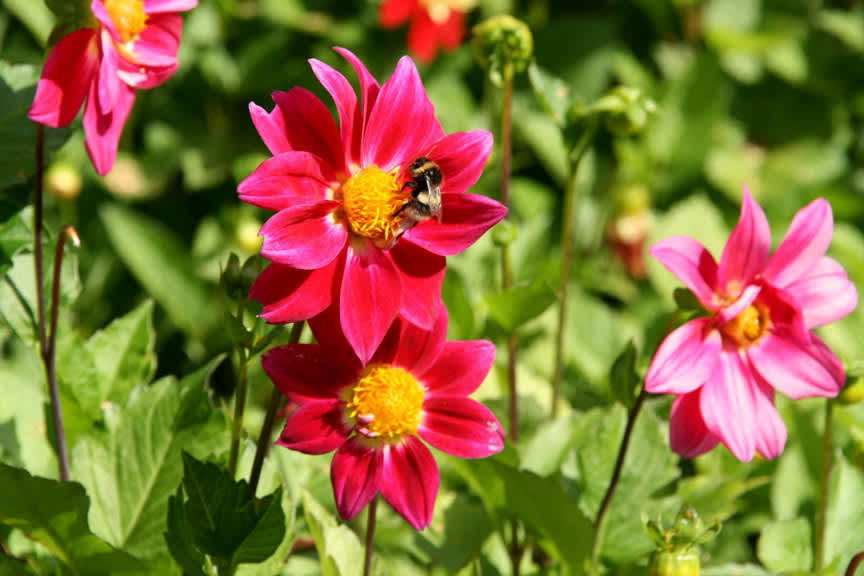
#> input picture images/4.jpg, 864 x 576 px
$ jupyter execute color_detection.ipynb
#> lines starting #> are read from the running program, lines starting #| are printed output that depends on the picture; after the words box and inside, x2 and y2 are one past the last pixel; in counts of white or black regions, pixels touching at a corner belong together
[cell 1]
#pip install opencv-python

[cell 2]
from sklearn.cluster import KMeans
import matplotlib.pyplot as plt
import cv2
from collections import Counter
from sklearn.neighbors import KNeighborsClassifier

[cell 3]
def RGB2HEX(color):
    return "#{:02x}{:02x}{:02x}".format(int(color[0]), int(color[1]), int(color[2]))

[cell 4]
def get_image(image_path):
    image = cv2.imread(image_path)
    image = cv2.cvtColor(image, cv2.COLOR_BGR2RGB)
    return image

[cell 5]
samples=[[0,0,0],[255,255,255],[255,250,250],[240,255,255],[255,255,240],[240,255,240],[248,248,255],[255,250,240],
        [0,0,255],[0,0,205],[0,0,139],[0,0,128],[0,191,255],[0,128,0],[0,100,0],[34,139,34],[124,252,0],[50,205,50],
        [255,0,0],[128,0,0],[139,0,0],[165,42,42],[220,20,60],[255,69,0],[255,140,0],[255,165,0],[255,255,0],
        [255,215,0],[75,0,130],[128,0,128],[148,0,211],[238,130,238],[147,112,219],[255,20,147],[255,192,203],
        [255,182,193],[139,69,19],[160,82,45],[78,34,34],[154,205,50],[85,107,47],[107,142,35],[124,252,0],
        [127,255,0],[173,255,47],[0,100,0],[0,128,0],[34,139,34],[0,255,0],[50,205,50],[240,128,128],[233,150,122],
        [250,128,114],[255,160,122],[255,140,0],[255,165,0],[255,69,0],[218,165,32]]

y = ["black","White","White","White","White","White","White","White","blue","blue","blue","blue","blue","green",
     "green","green","green","green","red","red","red","red","red","orange","orange","orange","yellow","yellow",
     "indigo","Purple","violet","violet","purple","pink","pink","pink","brown","brown","brown","green","green",
     "green","green","green","green","green","green","green","green","green","pink","pink","pink","pink" "orange",
     "orange","orange","orange","orange"]

neigh = KNeighborsClassifier(n_neighbors=3)
neigh.fit(samples,y)
def get_name(code):
    return(neigh.predict(code))

[cell 6]
def get_colors(image, number_of_colors, show_chart):

    modified_image = cv2.resize(image, (600, 400), interpolation = cv2.INTER_AREA)
    modified_image = image.reshape(image.shape[0]*image.shape[1], 3)

    clf = KMeans(n_clusters = number_of_colors)
    labels = clf.fit_predict(modified_image)

    counts = Counter(labels)
    counts = dict(sorted(counts.items()))

    center_colors = clf.cluster_centers_
    ordered_colors = [center_colors[i] for i in counts.keys()]
    hex_colors = [RGB2HEX(ordered_colors[i]) for i in counts.keys()]
    rgb_colors = [ordered_colors[i] for i in counts.keys()]

    if (show_chart):
        plt.figure(figsize = (8, 6))
        plt.pie(counts.values(), labels = get_name(rgb_colors), colors = hex_colors)

    return ordered_colors

[cell 7]
def plot_detected(image):
    img = cv2.imread(image)
    img = cv2.resize(img, (600, 400), interpolation = cv2.INTER_AREA)
    gray = cv2.cvtColor(img, cv2.COLOR_BGR2GRAY)

    threshold = cv2.threshold(gray, 127, 255, cv2.THRESH_BINARY)[1]

    contours= cv2.findContours(threshold, cv2.RETR_TREE, cv2.CHAIN_APPROX_SIMPLE)[0]

    i = 0
    font = cv2.FONT_HERSHEY_SIMPLEX
    for contour in contours:

        if i == 0:
            i = 1
            continue

        x,y,w,h = cv2.boundingRect(contour)
        if(w>20 and h>20):
            crop=img[y:y+h,x:x+w]
            clr=get_colors(crop,1,False)
            cv2.rectangle(img, (x, y), (x+w, y+h), (clr[0]), 2)
            cv2.putText(img, get_name(clr)[0], (x, y), font, 0.5,(0,0,0),1,cv2.LINE_AA)
    img = cv2.cvtColor(img, cv2.COLOR_BGR2RGB)
    plt.imshow(img)

[cell 8]
image = cv2.imread('./images/4.jpg')
#> image is the input picture: shape (576, 864, 3); mean B, G, R 55.5, 110.7, 134.6
image = cv2.cvtColor(image, cv2.COLOR_BGR2RGB)
plt.imshow(image)

[cell 9]
#pie chart
get_colors(get_image('./images/4.jpg'), 7, True)
#> in get_colors, `counts = Counter(labels)`: counts = {0: 149138, 3: 123064, 2: 92751, 5: 32234, 1: 48755, 6: 10335, 4: 41387}
#> in get_colors, `counts = dict(sorted(counts.items()))`: counts = {0: 149138, 1: 48755, 2: 92751, 3: 123064, 4: 41387, 5: 32234, 6: 10335}
#> in get_colors, `ordered_colors = [center_colors[i] for i in counts.keys()]`: ordered_colors = [[45.87, 65.74, 6.03], [242.8, 49.73, 98.89], [179.8, 197.8, 103.5], [114.8, 138.7, 37.05], [169.1, 15.41, 22.23], [250.7, 157.8, 206.3], [240.7, 168.6, 23.63]]
#> in get_colors, `hex_colors = [RGB2HEX(ordered_colors[i]) for i in counts.keys()]`: hex_colors = ['#2d4106', '#f23162', '#b3c567', '#728a25', '#a90f16', '#fa9dce', '#f0a817']
#> in get_colors, `rgb_colors = [ordered_colors[i] for i in counts.keys()]`: rgb_colors has the same summary as ordered_colors
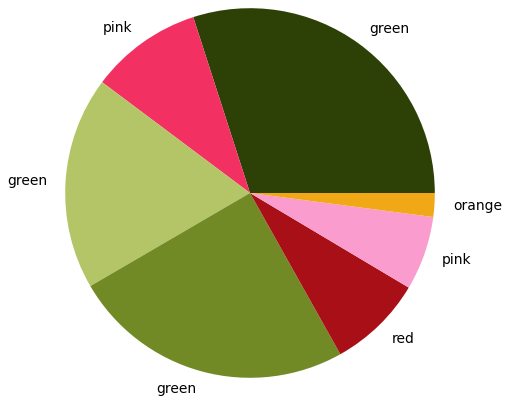
#> figure drawn by matplotlib, 1 panel

[cell 10]
#image
plot_detected('./images/4.jpg')
#> in plot_detected, `gray = cv2.cvtColor(img, cv2.COLOR_BGR2GRAY)`:
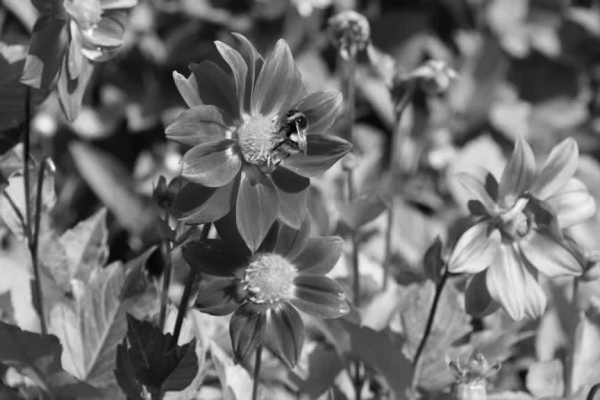
#> gray: shape (400, 600); min 1, max 250, mean 111.5
#> in plot_detected, `threshold = cv2.threshold(gray, 127, 255, cv2.THRESH_BINARY)[1]`:
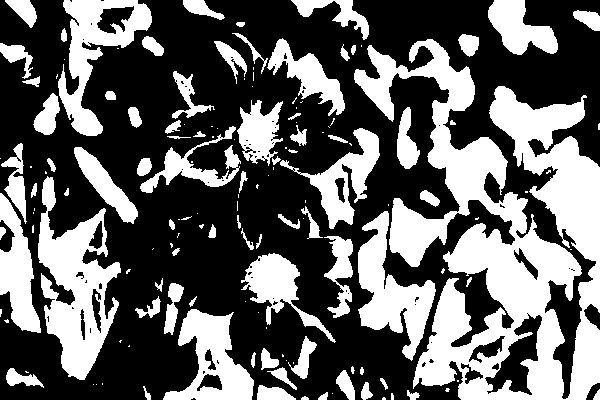
#> threshold: shape (400, 600); 38.6% white; 149 white regions (70 under 20 px)
#> in plot_detected, `contours= cv2.findContours(threshold, cv2.RETR_TREE, cv2.CHAIN_APPROX_..`: contours = 227 contours, 142 with area under 20; largest, box (x1, y1, x2, y2) and area: (354, 39, 600, 400) 39491, (38, 176, 121, 380) 8230, (58, 0, 152, 136) 5088, (358, 211, 436, 361) 4653, (163, 309, 254, 400) 4219
#> the loop in plot_detected, `for contour in contours: ` made 227 passes
#> (x, y, w, h, counts in get_colors, hex_colors in get_colors, clr) on passes 21, 30, 34, 42, 48, 59: (267, 367, 30, 23, {0: 690}, ['#2a8a71'], [[42.97, 138.9, 113.1]]), (288, 336, 29, 43, {0: 1247}, ['#3a689a'], [[58.82, 104.3, 154.3]]), (163, 309, 91, 91, {0: 8281}, ['#40828b'], [[64.78, 130.1, 139.1]]), (135, 296, 26, 22, {0: 572}, ['#20916e'], [[32.14, 145.5, 110.4]]), (241, 253, 95, 90, {0: 8550}, ['#2d50cd'], [[45.76, 80.46, 205.3]]), (324, 236, 29, 82, {0: 2378}, ['#5c68ce'], [[92.6, 104.2, 206.2]])
#> (x, y, w, h, clr) on passes 78, 82, 87, 93, 117, 119: (358, 211, 78, 150, [[61.56, 155.7, 132.3]]), (301, 206, 22, 33, [[55.78, 104.9, 175.8]]), (0, 193, 41, 140, [[85.06, 160.7, 141]]), (38, 176, 83, 204, [[49.05, 143.3, 115.3]]), (74, 147, 64, 77, [[35.49, 111.2, 83.03]]), (1, 143, 26, 81, [[78.27, 146.9, 122.2]])
#> after the loop in plot_detected, `for contour in contours:`:
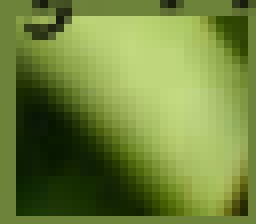
#> crop: shape (28, 32, 3) (shown 8 times larger); mean B, G, R 59.8, 132.9, 112
#> after the loop in plot_detected, `for contour in contours:`:
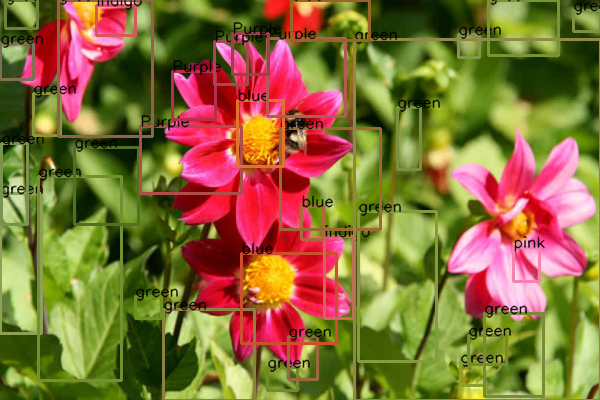
#> img: shape (400, 600, 3); mean B, G, R 56.4, 111, 134.8
#> after the loop in plot_detected, `for contour in contours:`: i = 1

$ run again, with images/1.jpg copied over images/4.jpg
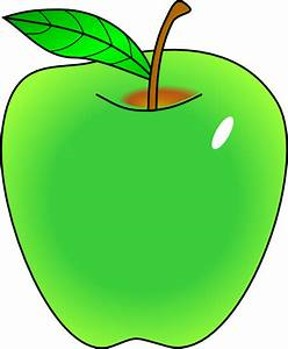
#> input picture images/1.jpg, 288 x 349 px
#> image is the input picture: shape (349, 288, 3); mean B, G, R 104.6, 215.9, 122.9
#> in get_colors, `counts = Counter(labels)`: counts = {1: 25187, 4: 2536, 3: 3523, 2: 10160, 0: 36483, 5: 3185, 6: 19438}
#> in get_colors, `counts = dict(sorted(counts.items()))`: counts = {0: 36483, 1: 25187, 2: 10160, 3: 3523, 4: 2536, 5: 3185, 6: 19438}
#> ordered_colors = [[61.76, 204.2, 58.88], [251, 251.5, 250.4], [136.7, 237.5, 69.63], [16.97, 54.3, 8.58], [139.4, 118.4, 51.36], [11.97, 207.5, 12.9], [99.23, 223.9, 59.15]]
#> hex_colors = ['#3dcc3a', '#fafbfa', '#88ed45', '#103608', '#8b7633', '#0bcf0c', '#63df3b']
#> rgb_colors has the same summary as ordered_colors
#> in plot_detected, `threshold = cv2.threshold(gray, 127, 255, cv2.THRESH_BINARY)[1]`:
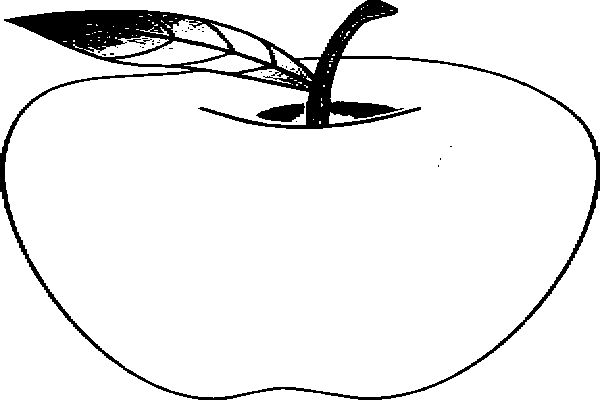
#> threshold: shape (400, 600); 92.6% white; 34 black regions (31 under 20 px)
#> contours = 133 contours, 117 with area under 20; largest, box (x1, y1, x2, y2) and area: (5, 59, 596, 398) 156278, (342, 0, 600, 152) 17841, (0, 0, 367, 153) 13962, (382, 191, 600, 400) 13236, (0, 192, 198, 400) 12492
#> the loop in plot_detected, `for contour in contours: ` made 133 passes
#> (x, y, w, h, counts in get_colors, hex_colors in get_colors, clr) on passes 2, 3, 27, 32, 39, 49: (0, 192, 198, 208, {0: 41184}, ['#76dd85'], [[118.4, 222, 133.8]]), (382, 191, 218, 209, {0: 45562}, ['#74dd82'], [[116.2, 221.3, 130.5]]), (5, 59, 591, 339, {0: 200349}, ['#5ad66f'], [[90.29, 214.7, 111.4]]), (255, 102, 51, 21, {0: 1071}, ['#248592'], [[36.21, 133.7, 146.3]]), (271, 47, 35, 29, {0: 1015}, ['#4cb94e'], [[76.93, 185.8, 78.36]]), (116, 41, 109, 24, {0: 2616}, ['#1ad01c'], [[26.87, 208.7, 28.61]])
#> after the loop in plot_detected, `for contour in contours:`:
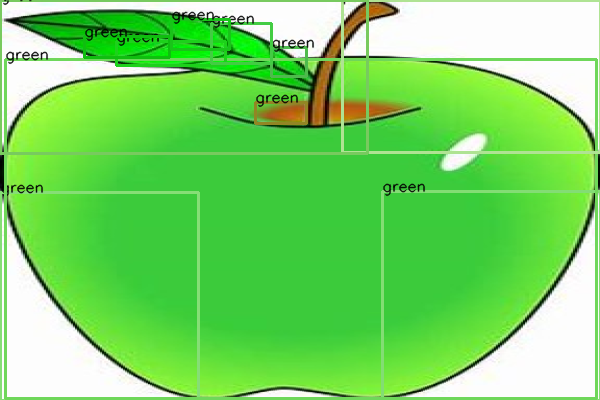
#> img: shape (400, 600, 3); mean B, G, R 101.3, 214.7, 120.1
#> after the loop in plot_detected, `for contour in contours:`: i = 1

$ run again, with images/3.jpg copied over images/4.jpg
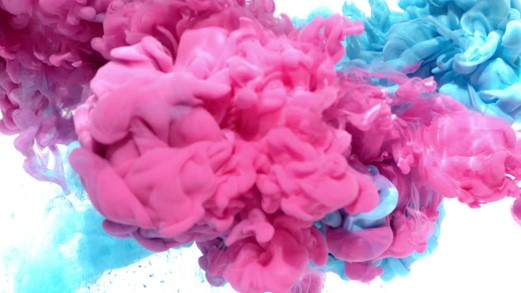
#> input picture images/3.jpg, 521 x 293 px
#> image is the input picture: shape (293, 521, 3); mean B, G, R 185.5, 131.8, 197.6
#> in get_colors, `counts = Counter(labels)`: counts = {5: 14974, 0: 24978, 2: 42584, 4: 21966, 1: 24402, 6: 15311, 3: 8438}
#> in get_colors, `counts = dict(sorted(counts.items()))`: counts = {0: 24978, 1: 24402, 2: 42584, 3: 8438, 4: 21966, 5: 14974, 6: 15311}
#> ordered_colors = [[187.4, 65.01, 135.2], [244.6, 251.7, 253.6], [229, 99.71, 172.9], [60.22, 147.5, 195.4], [237.8, 144.4, 213.9], [138, 24.09, 87.98], [128.8, 217.8, 243.2]]
#> hex_colors = ['#bb4187', '#f4fbfd', '#e463ac', '#3c93c3', '#ed90d5', '#8a1857', '#80d9f3']
#> rgb_colors has the same summary as ordered_colors
#> in plot_detected, `threshold = cv2.threshold(gray, 127, 255, cv2.THRESH_BINARY)[1]`:
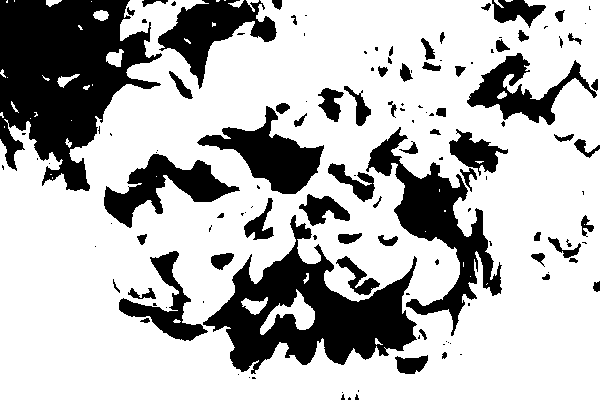
#> threshold: shape (400, 600); 71.7% white; 133 black regions (69 under 20 px)
#> contours = 182 contours, 106 with area under 20; largest, box (x1, y1, x2, y2) and area: (0, 0, 600, 400) 213822, (202, 214, 418, 375) 15540, (365, 126, 503, 337) 8098, (196, 105, 325, 195) 4522, (103, 153, 241, 229) 4034
#> the loop in plot_detected, `for contour in contours: ` made 182 passes
#> (x, y, w, h, counts in get_colors, hex_colors in get_colors, clr) on passes 29, 35, 57, 60: (0, 0, 600, 400, {0: 240000}, ['#b983c5'], [[185.4, 131.8, 197.6]]), (394, 354, 35, 21, {0: 735}, ['#a15cb3'], [[161.6, 92.64, 179.4]]), (335, 255, 46, 41, {0: 1886}, ['#9d56df'], [[157.3, 86.08, 223.7]]), (118, 250, 91, 92, {0: 8372}, ['#a465bb'], [[164.3, 101.5, 187.4]])
#> after the loop in plot_detected, `for contour in contours:`:
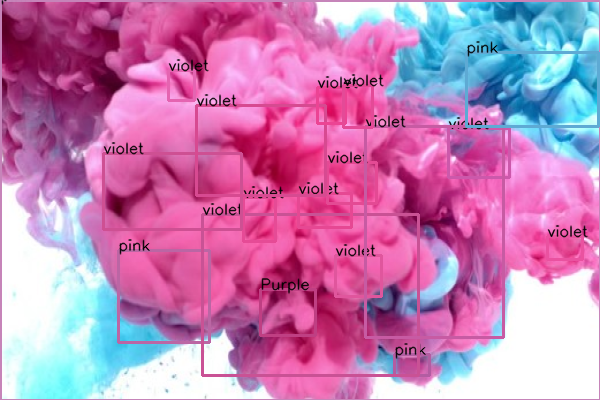
#> img: shape (400, 600, 3); mean B, G, R 182.7, 129.2, 195
#> after the loop in plot_detected, `for contour in contours:`: i = 1

$ run again, with images/2.png saved as images/4.jpg
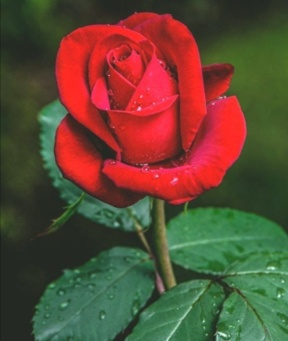
#> input picture images/2.png, 288 x 341 px
#> image is the input picture: shape (341, 288, 3); mean B, G, R 53.8, 73.8, 97.1
#> in get_colors, `counts = Counter(labels)`: counts = {0: 31472, 4: 15383, 5: 5129, 1: 9878, 3: 12718, 6: 5760, 2: 17868}
#> in get_colors, `counts = dict(sorted(counts.items()))`: counts = {0: 31472, 1: 9878, 2: 17868, 3: 12718, 4: 15383, 5: 5129, 6: 5760}
#> ordered_colors = [[44.35, 51.16, 36.84], [185.1, 43.35, 43.28], [64.36, 121.9, 82.52], [239.9, 46.68, 54.15], [61.43, 88.63, 45.27], [120.2, 42.05, 39.38], [96.18, 148.5, 111.3]]
#> hex_colors = ['#2c3324', '#b92b2b', '#407952', '#ef2e36', '#3d582d', '#782a27', '#60946f']
#> rgb_colors has the same summary as ordered_colors
#> in plot_detected, `threshold = cv2.threshold(gray, 127, 255, cv2.THRESH_BINARY)[1]`:
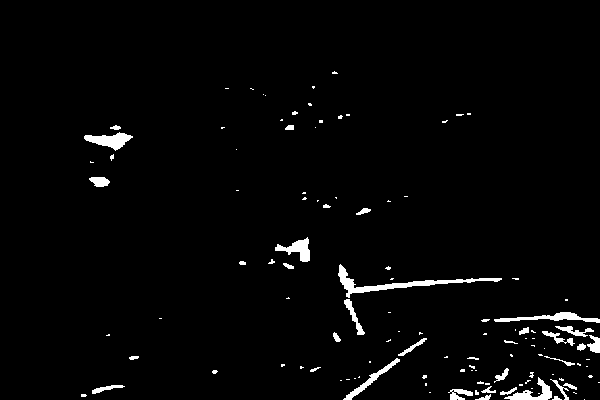
#> threshold: shape (400, 600); 2.4% white; 118 white regions (82 under 20 px)
#> contours = 120 contours, 91 with area under 20; largest, box (x1, y1, x2, y2) and area: (338, 264, 502, 298) 726, (84, 132, 133, 151) 415, (494, 312, 600, 323) 352, (275, 237, 310, 262) 334, (504, 377, 552, 400) 313
#> the loop in plot_detected, `for contour in contours: ` made 120 passes
#> (x, y, w, h, counts in get_colors, hex_colors in get_colors, clr) on passes 27, 47: (504, 377, 48, 23, {0: 1104}, ['#6f925a'], [[111.1, 146.1, 90.11]]), (343, 358, 57, 42, {0: 2394}, ['#598248'], [[89.57, 130.2, 72.43]])
#> after the loop in plot_detected, `for contour in contours:`:
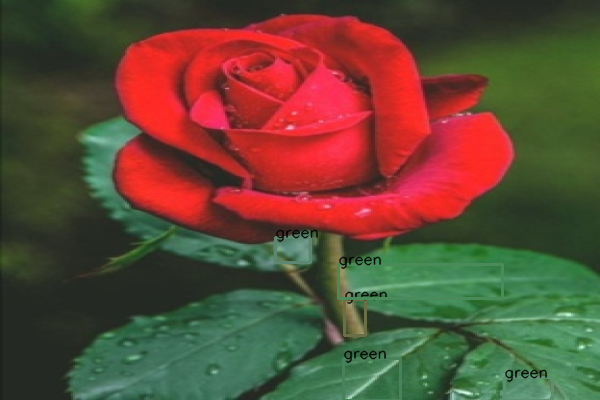
#> img: shape (400, 600, 3); mean B, G, R 53.7, 73.5, 96.9
#> after the loop in plot_detected, `for contour in contours:`: i = 1
